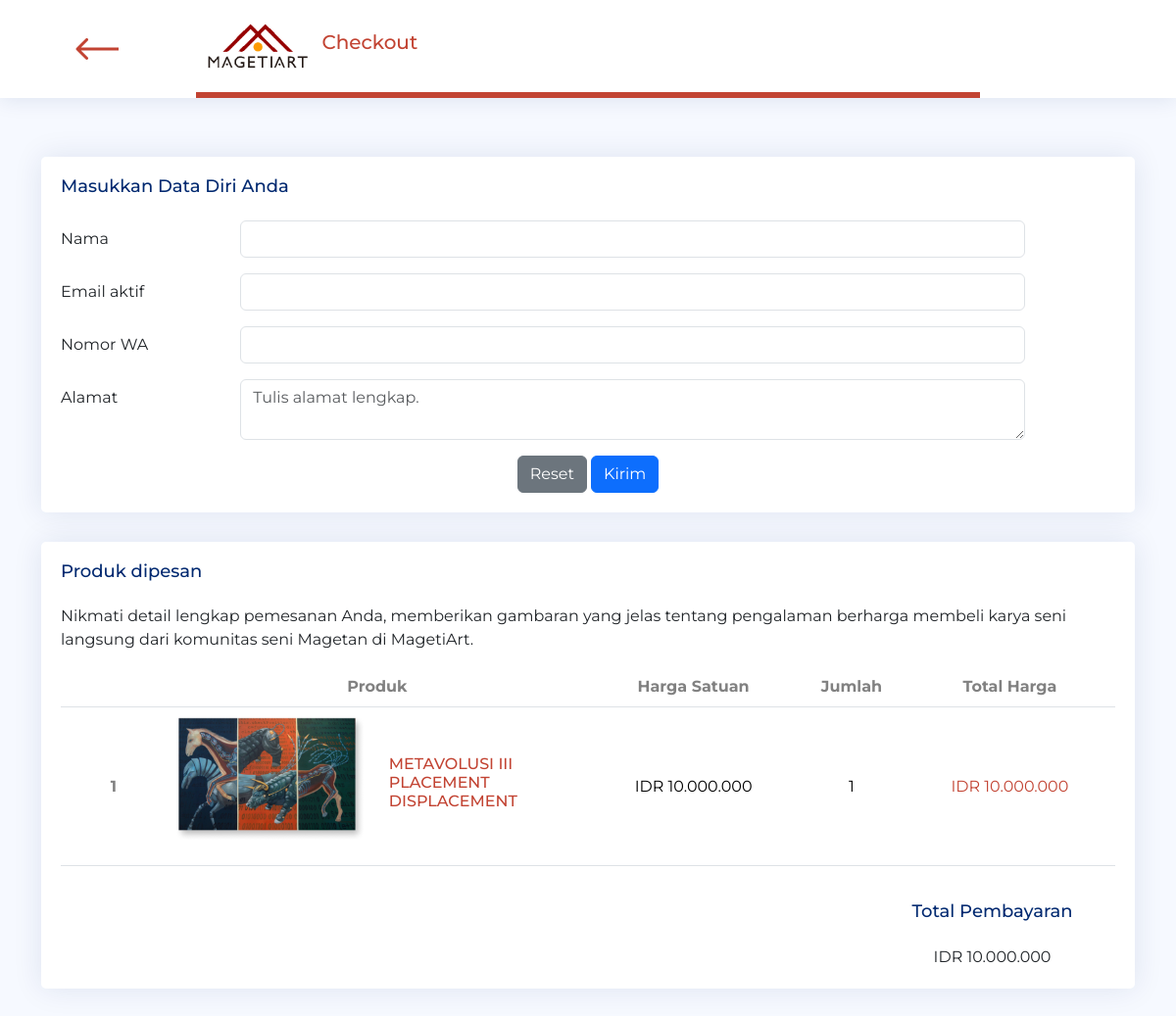
/Detail/checkout/metavolusi-iii-placement-displacement, run on the app's committed database.
### tables this page shows
CREATE TABLE `karya` (
  `id` int(11) NOT NULL,
  `title` varchar(256) NOT NULL,
  `slug` varchar(256) NOT NULL,
  `seniman_id` int(11) NOT NULL,
  `year` varchar(64) NOT NULL,
  `material` varchar(64) NOT NULL,
  `width` varchar(64) NOT NULL,
  `height` varchar(64) NOT NULL,
  `price` varchar(64) NOT NULL,
  `quantity` int(11) NOT NULL,
  `description` varchar(560) NOT NULL,
  `image` varchar(256) NOT NULL,
  `created_at` timestamp NULL DEFAULT NULL
);

### application/controllers/Detail.php (called while the page is built, shortened)
<?php
class Detail extends CI_Controller
{
    public function __construct()
    {
        $this->load->model('Karya_model');
        $this->load->model('Seniman_model');
        $this->load->model('User_model');
    }
    public function checkout($slug)
    {
        $user = '';
        $product = $this->Karya_model->getKaryaBySlug($slug);
        $price = intval(str_replace('.', '', trim($product['price'], "IDR")));
        $data = [
            'title' => 'Checkout - MagetiArt',
            'css' => 'user/keranjang/style.css',
            'user' => $user,
            'products_in_cart' => 1,
            'product' => $product,
            'subtotal' => $price,
            'items' => 1
        ];
        $rules = [
            [
                'field' => 'name',
                'label' => 'Nama',
                'rules' => 'trim|required|min_length[4]',
                'errors' => [
                    'required' => 'Field %s harus diisi.',
                    'min_length' => 'Field %s minimal 4 karakter.',
                ]
            ],
            [
                'field' => 'email',
                'label' => 'Email',
                'rules' => 'trim|required|valid_email',
                'errors' => [
                    'required' => 'Field %s harus diisi.',
                    'valid_email' => 'Field %s tidak valid.'
                ]
            ],
            [
                'field' => 'phone',
                'label' => 'Nomor WA',
                'rules' => 'trim|required|numeric|min_length[8]|max_length[14]',
                'errors' => [
                    'required' => 'Field %s harus diisi.',
                    'numeric' => 'Field %s harus nomor.',
                    'min_length' => 'Field %s minimal 8 karakter.',
                    'max_length' => 'Field %s maksimal 14 karakter.'
                ]
            ],
            [
                'field' => 'address',
                'label' => 'Alamat Lengkap',
                'rules' => 'trim|required|min_length[5]',
                'errors' => [
                    'required' => 'Field %s harus diisi.',
                    'min_length' => 'Field %s minimal 5 karakter.',
                ]
            ],
        ];
        $this->form_validation->set_rules($rules);
        if ($this->form_validation->run() == false) {
            $this->load->view('user/templates/header', $data);
            $this->load->view('user/detail/form');
            $this->load->view('user/templates/footer');
        }
    }
}

### index.php (called while the page is built, shortened)
<?php
require_once BASEPATH.'core/CodeIgniter.php';

### application/models/Karya_model.php (called while the page is built, shortened)
<?php
class Karya_model extends CI_Model
{
    private $_table = 'karya';
    public function getKaryaBySlug($slug)
    {
        $this->db->select('k.*, seniman.name');
        $this->db->from($this->_table . ' AS k');
        $this->db->join('seniman', 'seniman.id = k.seniman_id');
        $this->db->where('k.created_at!=', NULL);
        $this->db->where('k.slug', $slug);
        return $this->db->get()->row_array();
    }
}

### application/views/user/detail/form.php (the view, shortened to what this page needs)
<header id="header" class="header fixed-top ps-0" style="height: fit-content;">
    <div class="container-fluid">
        <div class="row  align-items-center">
            <div class="col-2 py-2 py-sm-3 py-md-4  text-center">
                <a href="<?= base_url('Detail/karya/' . $product['slug']); ?>">
                    <img src="<?= base_url('public/img/template/back-arrow-red.svg'); ?>" class="img-fluid">
                </a>
            </div>
            <div class="col-8 py-2 py-sm-3 py-md-4 d-flex align-items-center" style="border-bottom: 0.8vh solid #C24332;">
                <div style="width: 15%;">
                    <img src="<?= base_url('public/img/template/navbar-logo.png'); ?>" class="img-fluid me-3">
                </div>
                <h5 class="fs-lg-4 ">Checkout</h5>
            </div>
        </div>
    </div>
</header>
<section class="section" style="padding: 20vh 0;">
    <div class="container hero">
        <div class="row">
            <div class="col">
                <div class="card">
                    <div class="card-body">
                        <h5 class="card-title">Masukkan Data Diri Anda</h5>
                        <form action="" method="post">
                            <div class="row mb-3">
                                <label for="name" class="col-sm-2 col-form-label">Nama</label>
                                <div class="col-sm-9">
                                    <input type="text" class="form-control <?= (form_error('name')) ? 'is-invalid' : ''; ?>" id="name" name="name" value="<?php
                                                                                                                                                            if (set_value('name')) {
                                                                                                                                                                echo set_value('name');
                                                                                                                                                            } else {
                                                                                                                                                                echo ($user) ? $user['name'] : $user;
                                                                                                                                                            }
                                                                                                                                                            ?>">
                                </div>
                            </div>
                            <div class="row mb-3">
                                <label for="email" class="col-sm-2 col-form-label">Email aktif</label>
                                <div class="col-sm-9">
                                    <input type="email" class="form-control <?= (form_error('email')) ? 'is-invalid' : ''; ?>" id="email" name="email" value="<?php
                                                                                                                                                                if (set_value('email')) {
                                                                                                                                                                    echo set_value('email');
                                                                                                                                                                } else {
                                                                                                                                                                    echo ($user) ? $user['email'] : $user;
                                                                                                                                                                }
                                                                                                                                                                ?>">
                                </div>
                            </div>
                            <div class="row mb-3">
                                <label for="phone" class="col-sm-2 col-form-label <?= (form_error('phone')) ? 'is-invalid' : ''; ?>">Nomor WA</label>
                                <div class="col-sm-9">
                                    <input type="text" class="form-control" id="phone" name="phone" value="<?php
                                                                                                            if (set_value('phone')) {
                                                                                                                echo set_value('phone');
                                                                                                            } else {
                                                                                                                echo ($user) ? $user['phone'] : $user;
                                                                                                            }
                                                                                                            ?>">
                                </div>
                            </div>
                            <div class="row mb-3">
                                <label for="address" class="col-sm-2 col-form-label">Alamat</label>
                                <div class="col-sm-9">
                                    <textarea class="form-control <?= (form_error('address')) ? 'is-invalid' : ''; ?>" id="address" name="address" placeholder="Tulis alamat lengkap."><?php
                                                                                                                                                                                        ?></textarea>
                                </div>
                            </div>
                            <div class="text-center">
                                <button type="reset" class="btn btn-secondary">Reset</button>
                                <button type="submit" class="btn btn-primary">Kirim</button>
                            </div>
                        </form>
                    </div>
                </div>
                <div class="card">
                    <div class="card-body">
                        <h5 class="card-title">Produk dipesan</h5>
                        <p class="card-text">Nikmati detail lengkap pemesanan Anda, memberikan gambaran yang jelas tentang pengalaman berharga membeli karya seni langsung dari komunitas seni Magetan di MagetiArt.</p>
                        <table class="table table-hover">
                            <thead>
                                <tr class="text-center align-middle">
                                    <th scope="col"></th>
                                    <th scope="col">Produk</th>
                                    <th scope="col">Harga Satuan</th>
                                    <th scope="col">Jumlah</th>
                                    <th scope="col">Total Harga</th>
                                </tr>
                            </thead>
                            <tbody>
                                <tr class="text-center align-middle">
                                    <th scope="row" style="width:10%">1</th>
                                    <td style="width:40%; text-align: left;">
                                        <div class="row align-items-center">
                                            <div class="col-md-6 mb-3">
                                                <img src="<?= base_url('public/img/admin/karya/' . $product['image']); ?>" class="img-fluid" />
                                            </div>
                                            <div class="col-md-6">
                                                <h5>
                                                    <?= $product['title']; ?>
                                                </h5>
                                            </div>
                                        </div>
                                    </td>
                                    <td style="width:20%; height: ;"><?= $product['price']; ?></td>
                                    <td>
                                        <span><?= $products_in_cart; ?></span>
                                    </td>
                                    <td style="width:20%;  color: #C24332;"><?= $product['price']; ?></td>
                                </tr>
                            </tbody>
                        </table>
                        <div class="row justify-content-end">
                            <div class="col-3 text-center">
                                <h5 class="card-title">Total Pembayaran</h5>
                            </div>
                        </div>
                        <div class="row justify-content-end">
                            <div class="col-3 text-center">
                                <p class="card-text"><?= $product['price']; ?></p>
                            </div>
                        </div>
                    </div>
                </div>
            </div>
        </div>
    </div>
</section>

### public/assets/css/style.css (style rules this page uses)
:root { scroll-behavior: smooth; }
body { font-family: "Open Sans", sans-serif; background: #f6f9ff; color: #444444; }
a { color: #4154f1; text-decoration: none; }
h1, h2, h3, h4, h5, h6 { font-family: "Nunito", sans-serif; }
.card { margin-bottom: 30px; border: none; border-radius: 5px; box-shadow: 0px 0 30px rgba(1, 41, 112, 0.1); }
.card-title { padding: 20px 0 15px 0; font-size: 18px; font-weight: 500; color: #012970; font-family: "Poppins", sans-serif; }
.card-body { padding: 0 20px 20px 20px; }
.header { transition: all 0.5s; z-index: 997; height: 60px; box-shadow: 0px 2px 20px rgba(1, 41, 112, 0.1); background-color: #fff; padding-left: 20px; }

### public/css/user/keranjang/style.css (style rules this page uses)
* { font-family: "Montserrat", sans-serif; }
html { scroll-behavior: smooth; }
body h5, h6 { font-family: "Montserrat", sans-serif; }
.header h5 { font-weight: 500; color: #c24332; }
.hero table th { color: #818181; }
.hero table h5 { color: #c24332; font-size: medium; }
.hero .card-title { font-family: "Montserrat", sans-serif; }
.container-fluid { background-color: white; }

### data on the page
karya: image (picture), title "METAVOLUSI III PLACEMENT DISPLACEMENT", price "IDR 10.000.000"

### other printed values
$products_in_cart "1"
